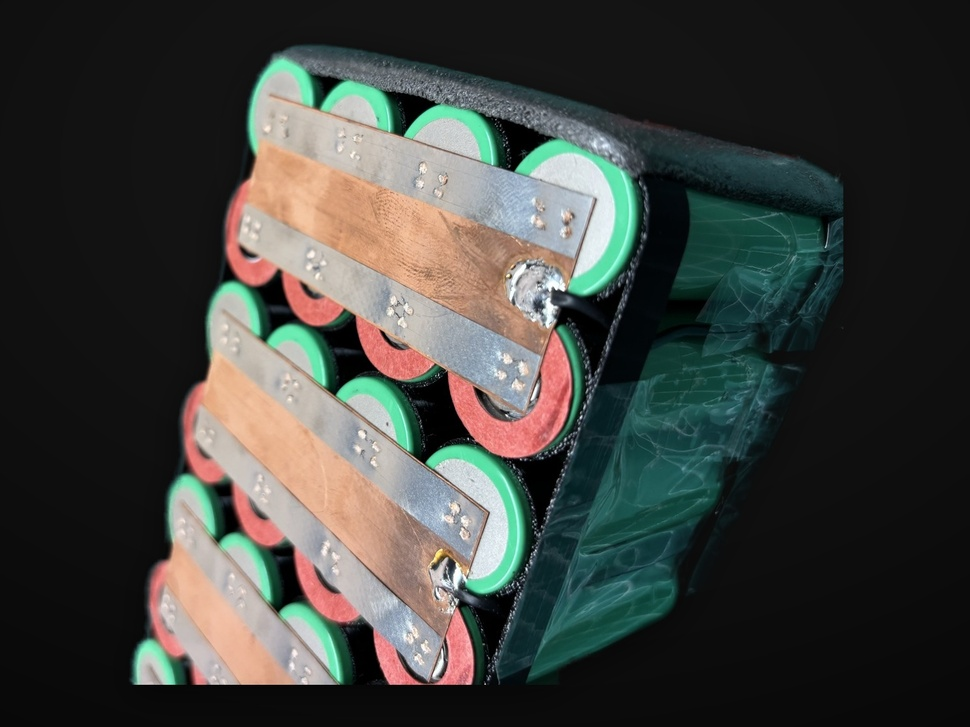
#> input picture images/about.jpg, 970 x 727 px, shrunk from 1516 x 1137 before the run
$ python verify_fidelity.py images/about.jpg images/b1.jpg
#> lines starting #> are read from the running program, lines starting #| are printed output that depends on the picture; after the words box and inside, x2 and y2 are one past the last pixel; in counts of white or black regions, pixels touching at a corner belong together
#!/usr/bin/env python3
"""
Prove the product pixels in a rebuilt image are byte-identical to the source photo.

replace_bg.py crops from the full-resolution original and composites without resampling,
so wherever the cut-out mask is fully opaque the output pixel must equal the source pixel
exactly. This locates the crop offset by search, then reports the mismatch rate.

Usage: verify_fidelity.py source.jpg rebuilt.jpg
"""
import sys
import numpy as np
from PIL import Image

src = np.array(Image.open(sys.argv[1]).convert("RGB"), np.int16)
out = np.array(Image.open(sys.argv[2]).convert("RGB"), np.int16)
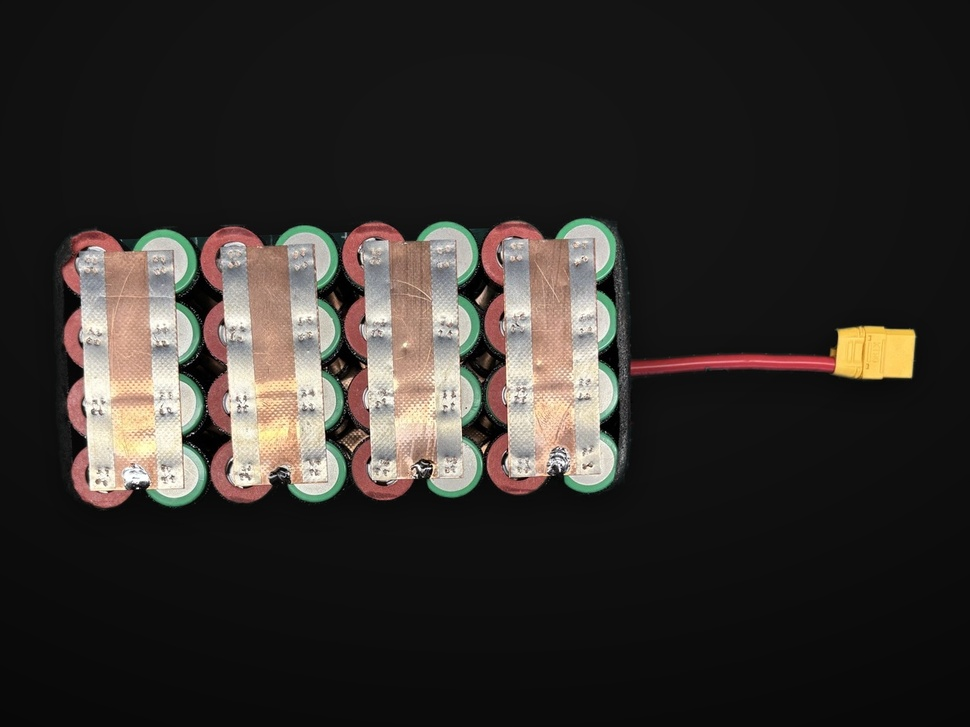
#> input picture images/b1.jpg, 970 x 727 px, shrunk from 1256 x 942 before the run
sh, sw = src.shape[:2]
#> sh = 727; sw = 970
oh, ow = out.shape[:2]
#> oh = 727; ow = 970

# the rebuilt frame may extend past the source edges (padding), so search offsets
best = None
step = 4
for dy in range(-oh + 8, sh - 8, step):
    for dx in range(-ow + 8, sw - 8, step):
        y0, x0 = max(0, dy), max(0, dx)
        y1, x1 = min(sh, dy + oh), min(sw, dx + ow)
        if y1 - y0 < oh * 0.4 or x1 - x0 < ow * 0.4:
            continue
        a = src[y0:y1:16, x0:x1:16]
        b = out[y0 - dy:y1 - dy:16, x0 - dx:x1 - dx:16]
        d = np.abs(a - b).mean()
        if best is None or d < best[0]:
            best = (d, dy, dx)
#> after the loop, best = (33.84, 433, 582)

_, dy, dx = best
#> dy = 433; dx = 582
y0, x0 = max(0, dy), max(0, dx)
#> y0 = 433; x0 = 582
y1, x1 = min(sh, dy + oh), min(sw, dx + ow)
#> y1 = 727; x1 = 970
a = src[y0:y1, x0:x1]
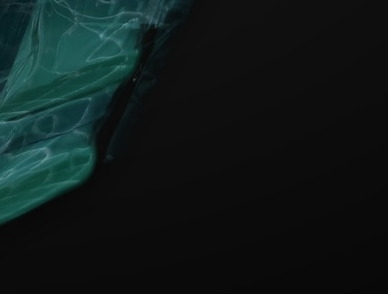
#> a: shape (294, 388, 3) int16; mean R, G, B 15.2, 25.4, 24.9
b = out[y0 - dy:y1 - dy, x0 - dx:x1 - dx]
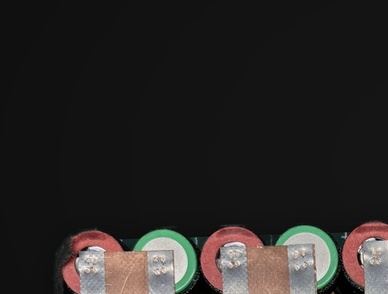
#> b: shape (294, 388, 3) int16; mean R, G, B 40.7, 37.7, 36.3
diff = np.abs(a - b).max(axis=2)
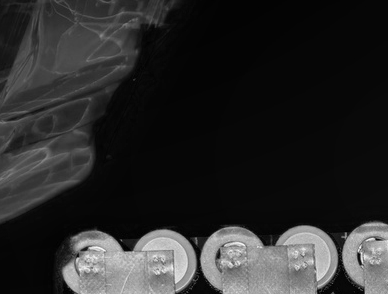
#> diff: shape (294, 388) int16; min 0, max 246, mean 41.3

identical = (diff <= 2)                      # <=2 absorbs JPEG requantisation only
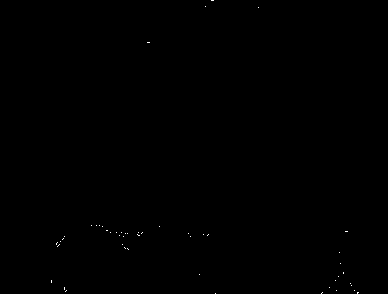
#> identical: shape (294, 388) bool; 0.07% white in thin lines or dots, all inside (x1, y1, x2, y2) = (51, 0, 359, 294)
strong = identical.sum() / identical.size
#> strong = 0.000675
print(f"overlap {a.shape[1]}x{a.shape[0]} at offset ({dx},{dy})")
#| overlap 388x294 at offset (582,433)
print(f"  pixels identical to the source: {strong*100:.1f}%   (the rest is replaced background)")
#|   pixels identical to the source: 0.1%   (the rest is replaced background)
print(f"  mean abs difference over identical region: {np.abs(a-b)[identical].mean():.3f}")
#|   mean abs difference over identical region: 1.190
